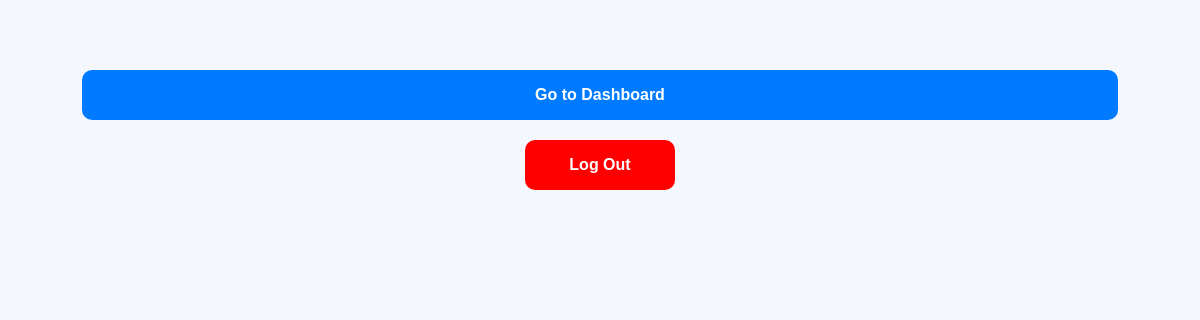
/test_results/ (signed in), run on an earlier commit of the app's database.
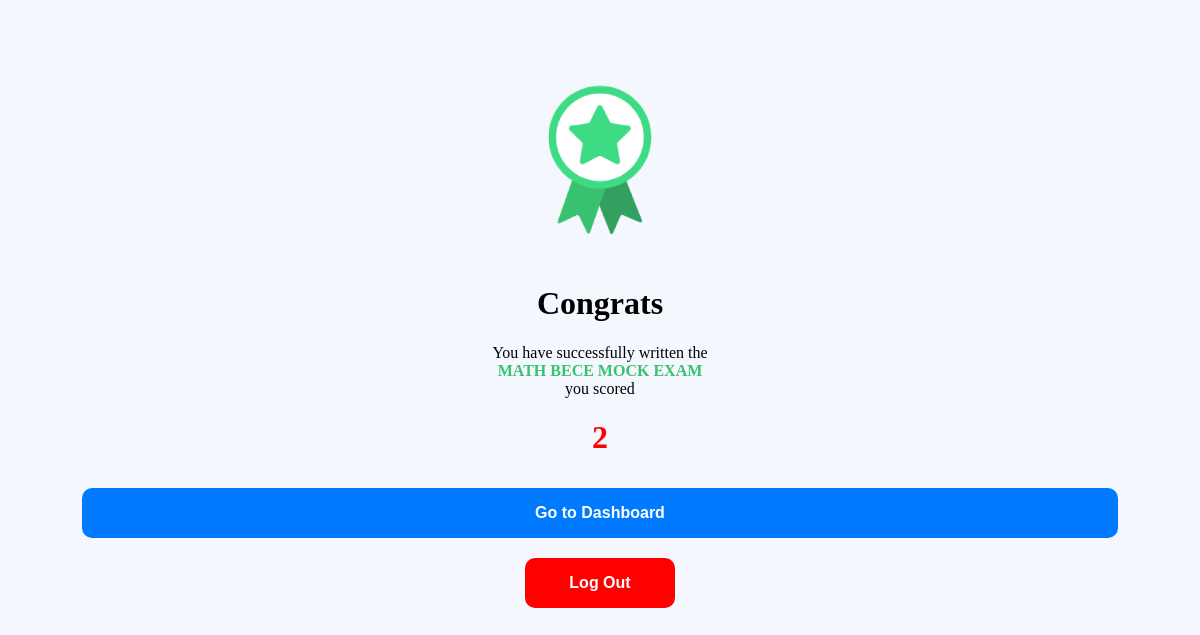
And on a later commit of the database.
### tester/models.py (models this page shows, shortened)
class TestResult(models.Model):
    user_key = models.ForeignKey(settings.AUTH_USER_MODEL, on_delete=models.CASCADE)
    class_arm_key = models.ForeignKey(ClassArm, on_delete=models.CASCADE)
    test_key = models.ForeignKey(Test, on_delete=models.CASCADE)
    username = models.CharField(max_length=100)
    svc_no = models.CharField(max_length=100)
    class_arm = models.CharField(max_length=100)
    test = models.CharField(max_length=100)
    score = models.IntegerField()
    desc = models.CharField(max_length=50)
    date = models.DateTimeField('date submitted')

### tester/views.py (the view)
# urls.py: path('test_results/', views.test_results, name='test_results'),
def test_results(request):
    results = TestResult.objects.filter(user_key=request.user)
    context = {
        'results': results,
    }
    return render(request, 'tester/results.html', context)

### administration/context_processors.py (called while the page is built)
def app_information(request):
    app_info = AppInfo.objects.first()
    return {
        'app_info': app_info
    }

### tester/templates/tester/results.html (shortened to what this page needs)
{% load static %}
<!DOCTYPE html>
<html lang="en">
<head>
    <link type="text/css" href="{% static 'style/styles.css' %}" rel="stylesheet"/>
    <link type="text/css" href="{% static 'style/dashboard.css' %}" rel="stylesheet"/>
    <link type="text/css" href="{% static 'style/auth.css' %}" rel="stylesheet" />
</head>
<body>
    <div id="main">
            <center style="margin-top: 60px;">
                {%  for itm in results %}
                <img src="{% static 'img/ribbon.png' %}" alt="" width="200px"/>
                <h1>Congrats {{  itm.user }} </h1>
                <p>
                    You have successfully written the <br/><b style="color:#38c16f;">{{ itm.test }} </b>  <br/>
                    you scored <br/>
                    <h1 class="score" style="color: green;"> {{ itm.score }}</h1>
                </p>
                {% endfor %}
            </center>
            <center>
            <a href="{% url 'authenticator:student_dashboard' %}"><button>Go to Dashboard</button></a>
            <a href="{% url 'authenticator:login' %}"><button class="logout-btn">Log Out</button></a>
            </center>
    </div>
</body>
</html>

What changed in the data, as far as the page shows it:
added TestResult: test "MATH BECE MOCK EXAM", score "2"
